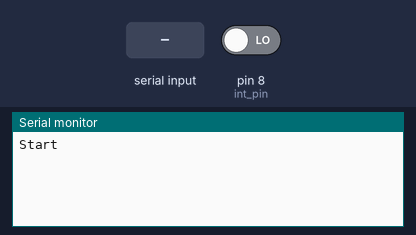
Bench run of a sketch on a simulated Arduino Uno, built with avr-gcc and run on an emulated ATmega328P. Parts: the last lines printed to the serial monitor. Inputs (shaded band) come from the test bench; at power-on: pin 8 (int_pin) LOW.

Above: at 2.0 s.
2.1 s: pin 8 (int_pin) driven HIGH
At 3.7 s:
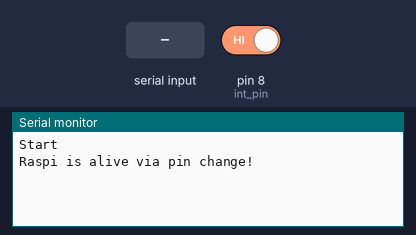
4.5 s: "1" received over Serial
At 6.0 s:
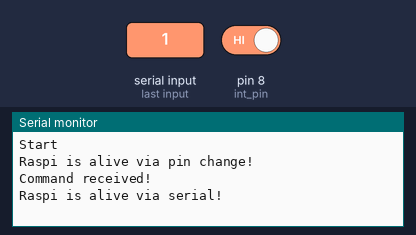
6.5 s: "0" received over Serial
At 7.5 s:
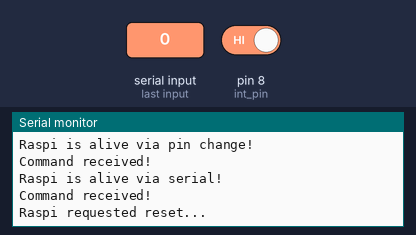
8.5 s: "2" received over Serial
At 10.2 s:
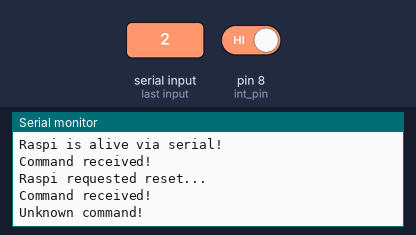

Measured:
- after the input at 2.1 s, the serial monitor: prints a new line after 0.90 s (image 1)
- after the input at 4.5 s, the serial monitor: prints a new line after 0.50 s (image 2)
- after the input at 6.5 s, the serial monitor: prints a new line after 0.52 s (image 3)
- after the input at 8.5 s, the serial monitor: prints a new line after 0.52 s (image 4)

The sketch:

raspi_reset.ino
```cpp
const int reset_pin = 2;
const int int_pin = 8;
volatile boolean int_state = false;

ISR (PCINT0_vect)
{
  int_state = true;
}

void pciSetup(byte pin)
{
    *digitalPinToPCMSK(pin) |= bit (digitalPinToPCMSKbit(pin));  // enable pin
    PCIFR  |= bit (digitalPinToPCICRbit(pin)); // clear any outstanding interrupt
    PCICR  |= bit (digitalPinToPCICRbit(pin)); // enable interrupt for the group
}

void setup()
{
  Serial.setTimeout(1000);
  Serial.begin(9600);
  Serial.write("Start\r\n");
  pciSetup(int_pin);
  pinMode(reset_pin, OUTPUT);
  digitalWrite(reset_pin, LOW);
}

void loop()
{
  unsigned long time=0, prev_time=0, wd_time=0;
  unsigned long interval=1*1000L, wd_interval=60*10*1000L;
  byte command=0;
  while (1)
  {
    time = millis();
    if (time < prev_time)
    {
      // overflow has happened, ignore.
      prev_time = time;
    }
    if (time - prev_time >= interval)
    {
      prev_time = time;
      if (int_state)
      {
        wd_time = time;
        Serial.write("Raspi is alive via pin change!\r\n");
        int_state = false;
      }

      if (Serial.available() > 0)
      {
        Serial.write("Command received!\r\n");
        command = Serial.read();
        switch (command)
        {
          case '1':
            wd_time = time;
            Serial.write("Raspi is alive via serial!\r\n");
            break;
          case '0':
            wd_time = time;
            Serial.write("Raspi requested reset...\r\n");
            reset();
            break;
          default:
            Serial.write("Unknown command!\r\n");
        }
      }
      else
      {
        // Serial.write("Nothing received...\r\n");
        if (time - wd_time >= wd_interval)
        {
          wd_time = time;
          Serial.write("Watchdog timeout, resetting...\r\n");
          reset();
        }
      }
    }
  }
}

void reset()
{
  digitalWrite(reset_pin, HIGH);
  delay(200);
  digitalWrite(reset_pin, LOW);
}
```
